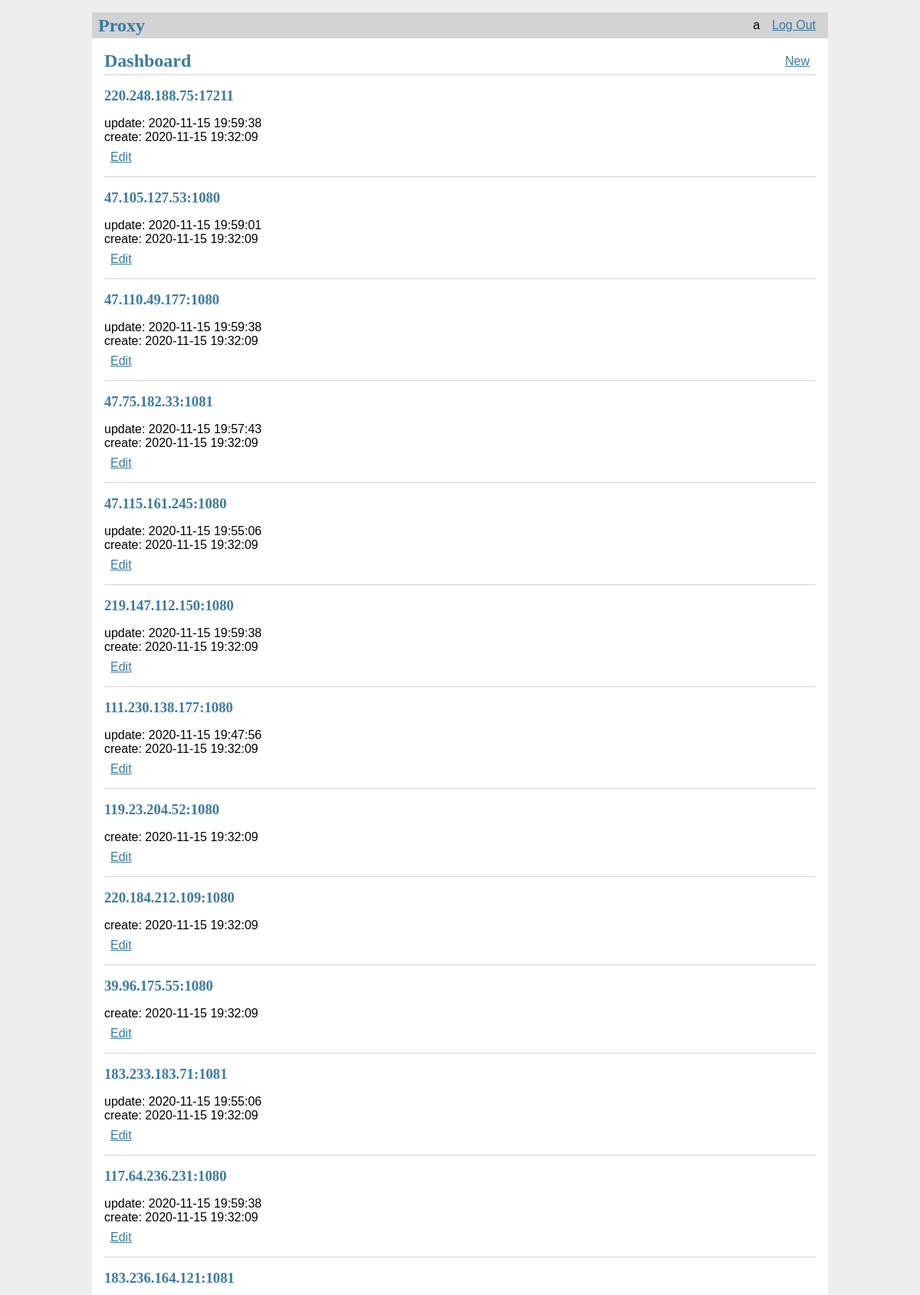
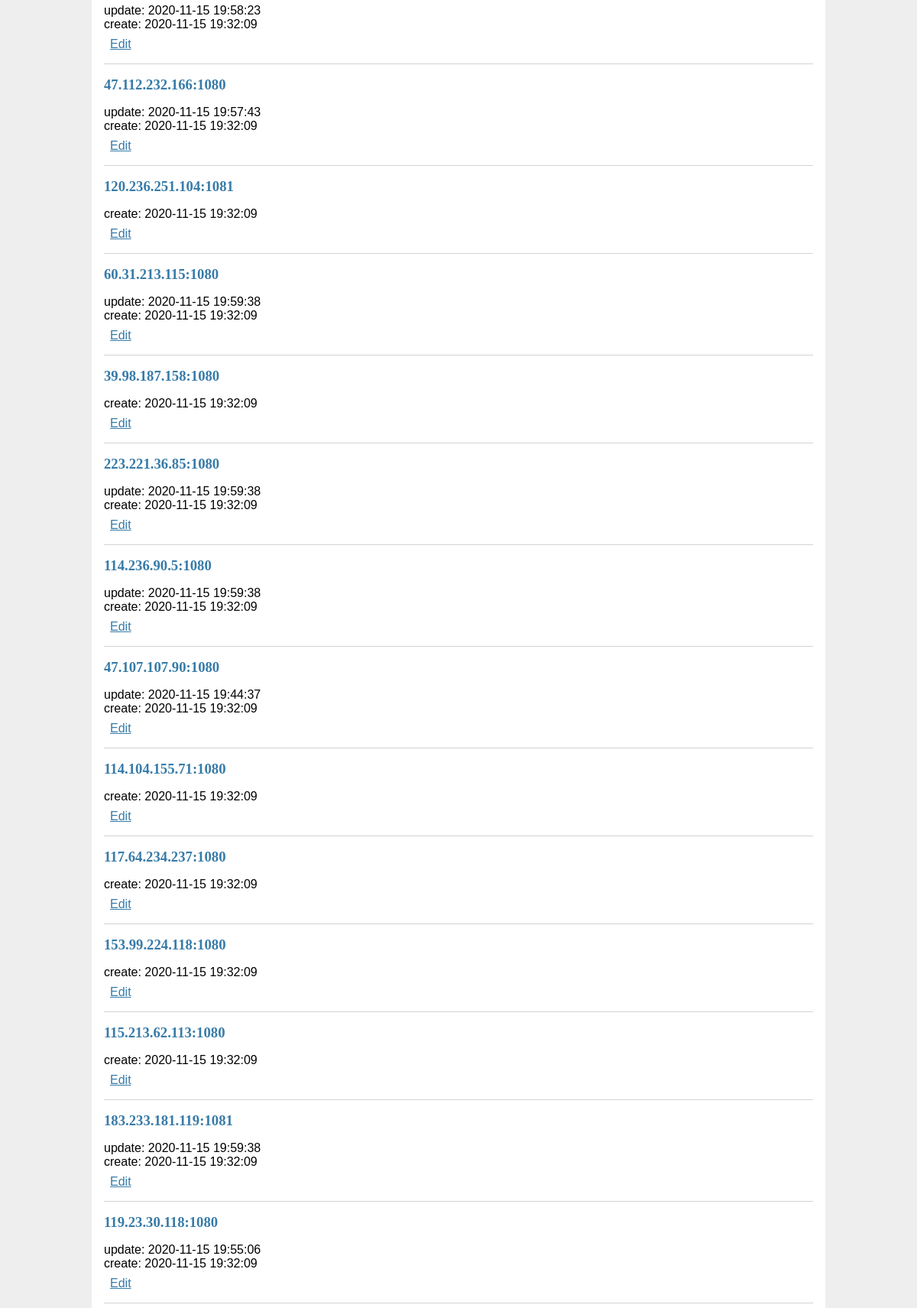
The page /dashboard (signed in, upper part) on the database its author committed (2 pictures, top to bottom).
### tables this page shows
CREATE TABLE user (
    id       INTEGER PRIMARY KEY AUTOINCREMENT,
    username TEXT    UNIQUE
                     NOT NULL,
    password TEXT    NOT NULL
);

CREATE TABLE proxy (
            id        INTEGER   PRIMARY KEY AUTOINCREMENT,
            author_id INTEGER   NOT NULL,
            created   TIMESTAMP,
            updated   TIMESTAMP,
            delay     TEXT,
            ip        TEXT      NOT NULL
                                UNIQUE,
            port      TEXT      NOT NULL,
            FOREIGN KEY (
                author_id
            )
            REFERENCES user (id));

### flaskr/blog.py (the view)
@bp.route('/dashboard')
@login_required
def dashboard():
    db = get_db()
    records = db.execute(
        'SELECT p.id, author_id, created, updated, ip, port, username'
        ' FROM proxy p JOIN user u ON p.author_id = u.id'
        ' ORDER BY created DESC'
    ).fetchall()
    return render_template('blog/dashboard.html', records=records)

### flaskr/auth.py (called while the page is built)
@bp.before_app_request
def load_logged_in_user():
    user_id = session.get('user_id')
    if user_id is None:
        g.user = None
    else:
        g.user = get_db().execute(
            'SELECT * FROM user WHERE id = ?', (user_id,)
        ).fetchone()

def login_required(view):
    @functools.wraps(view)
    def wrapped_view(**kwargs):
        if g.user is None:
            return redirect(url_for('auth.login'))
        return view(**kwargs)
    return wrapped_view

### flaskr/db.py (called while the page is built)
def get_db():
    if 'db' not in g:
        g.db = sqlite3.connect(
            current_app.config['DATABASE'],
            detect_types=sqlite3.PARSE_DECLTYPES
        )
        g.db.row_factory = sqlite3.Row
    return g.db

### flaskr/templates/blog/dashboard.html
{% extends 'base.html' %}
{% block header %}
  <h1>{% block title %}Dashboard{% endblock %}</h1>
  {% if g.user %}
    <a class="action" href="{{ url_for('blog.create') }}">New</a>
  {% endif %}
{% endblock %}
{% block content %}
  {% for r in records %}
    <article class="r">
      <header>
        <div>
          <h1>{{ r['ip'] }}:{{ r['port'] }} </h1>
          {% if r['updated'] %}
            <div class="about">update: {{ r['updated'].strftime('%Y-%m-%d %H:%M:%S') }}</div>
          {% endif %}
          <div class="about">create: {{ r['created'].strftime('%Y-%m-%d %H:%M:%S') }}</div>
        </div>
        {% if g.user['id'] == r['author_id'] %}
          <a class="action" href="{{ url_for('blog.update', id=r['id']) }}">Edit</a>
        {% endif %}
      </header>
    </article>
    {% if not loop.last %}
      <hr>
    {% endif %}
  {% endfor %}
{% endblock %}

### flaskr/templates/base.html (shortened to what this page needs)
<!doctype html>
<link rel="stylesheet" href="{{ url_for('static', filename='style.css') }}">
<nav>
  <h1>Proxy</h1>
  <ul>
    {% if g.user %}
      <li><span>{{ g.user['username'] }}</span>
      <li><a href="{{ url_for('auth.logout') }}">Log Out</a>
    {% else %}
      <li><a href="{{ url_for('auth.register') }}">Register</a>
      <li><a href="{{ url_for('auth.login') }}">Log In</a>
    {% endif %}
  </ul>
</nav>
<section class="content">
  <header>
    {% block header %}{% endblock %}
  </header>
  {% block content %}{% endblock %}
</section>

### flaskr/static/style.css (style rules this page uses)
h1 { font-family: serif; color: #377ba8; margin: 1rem 0; }
a { color: #377ba8; }
hr { border: none; border-top: 1px solid lightgray; }
nav { background: lightgray; display: flex; align-items: center; padding: 0 0.5rem; }
nav h1 { flex: auto; margin: 0; }
nav ul { display: flex; list-style: none; margin: 0; padding: 0; }
nav ul li a, nav ul li span, header .action { display: block; padding: 0.5rem; }
.content { padding: 0 1rem 1rem; }
.content > header { border-bottom: 1px solid lightgray; display: flex; align-items: flex-end; }
.content > header h1 { flex: auto; margin: 1rem 0 0.25rem 0; }
.content:last-child { margin-bottom: 0; }

### rows shown on the page
user: user.username "a"
proxy: ip "220.248.188.75", port "17211", updated "2020-11-15 19:59:38", created "2020-11-15 19:32:09"
proxy: ip "47.105.127.53", port "1080", updated "2020-11-15 19:59:01", created "2020-11-15 19:32:09"
proxy: ip "47.110.49.177", port "1080", updated "2020-11-15 19:59:38", created "2020-11-15 19:32:09"
proxy: ip "47.75.182.33", port "1081", updated "2020-11-15 19:57:43", created "2020-11-15 19:32:09"
proxy: ip "47.115.161.245", port "1080", updated "2020-11-15 19:55:06", created "2020-11-15 19:32:09"
proxy: ip "219.147.112.150", port "1080", updated "2020-11-15 19:59:38", created "2020-11-15 19:32:09"
proxy: ip "111.230.138.177", port "1080", updated "2020-11-15 19:47:56", created "2020-11-15 19:32:09"
proxy: ip "119.23.204.52", port "1080", created "2020-11-15 19:32:09"
proxy: ip "220.184.212.109", port "1080", created "2020-11-15 19:32:09"
proxy: ip "39.96.175.55", port "1080", created "2020-11-15 19:32:09"
proxy: ip "183.233.183.71", port "1081", updated "2020-11-15 19:55:06", created "2020-11-15 19:32:09"
proxy: ip "117.64.236.231", port "1080", updated "2020-11-15 19:59:38", created "2020-11-15 19:32:09"
proxy: ip "183.236.164.121", port "1081", updated "2020-11-15 19:58:23", created "2020-11-15 19:32:09"
proxy: ip "47.112.232.166", port "1080", updated "2020-11-15 19:57:43", created "2020-11-15 19:32:09"
proxy: ip "120.236.251.104", port "1081", created "2020-11-15 19:32:09"
proxy: ip "60.31.213.115", port "1080", updated "2020-11-15 19:59:38", created "2020-11-15 19:32:09"
proxy: ip "39.98.187.158", port "1080", created "2020-11-15 19:32:09"
proxy: ip "223.221.36.85", port "1080", updated "2020-11-15 19:59:38", created "2020-11-15 19:32:09"
proxy: ip "114.236.90.5", port "1080", updated "2020-11-15 19:59:38", created "2020-11-15 19:32:09"
proxy: ip "47.107.107.90", port "1080", updated "2020-11-15 19:44:37", created "2020-11-15 19:32:09"
proxy: ip "114.104.155.71", port "1080", created "2020-11-15 19:32:09"
proxy: ip "117.64.234.237", port "1080", created "2020-11-15 19:32:09"
proxy: ip "153.99.224.118", port "1080", created "2020-11-15 19:32:09"
proxy: ip "115.213.62.113", port "1080", created "2020-11-15 19:32:09"
proxy: ip "183.233.181.119", port "1081", updated "2020-11-15 19:59:38", created "2020-11-15 19:32:09"
proxy: ip "119.23.30.118", port "1080", updated "2020-11-15 19:55:06", created "2020-11-15 19:32:09"
